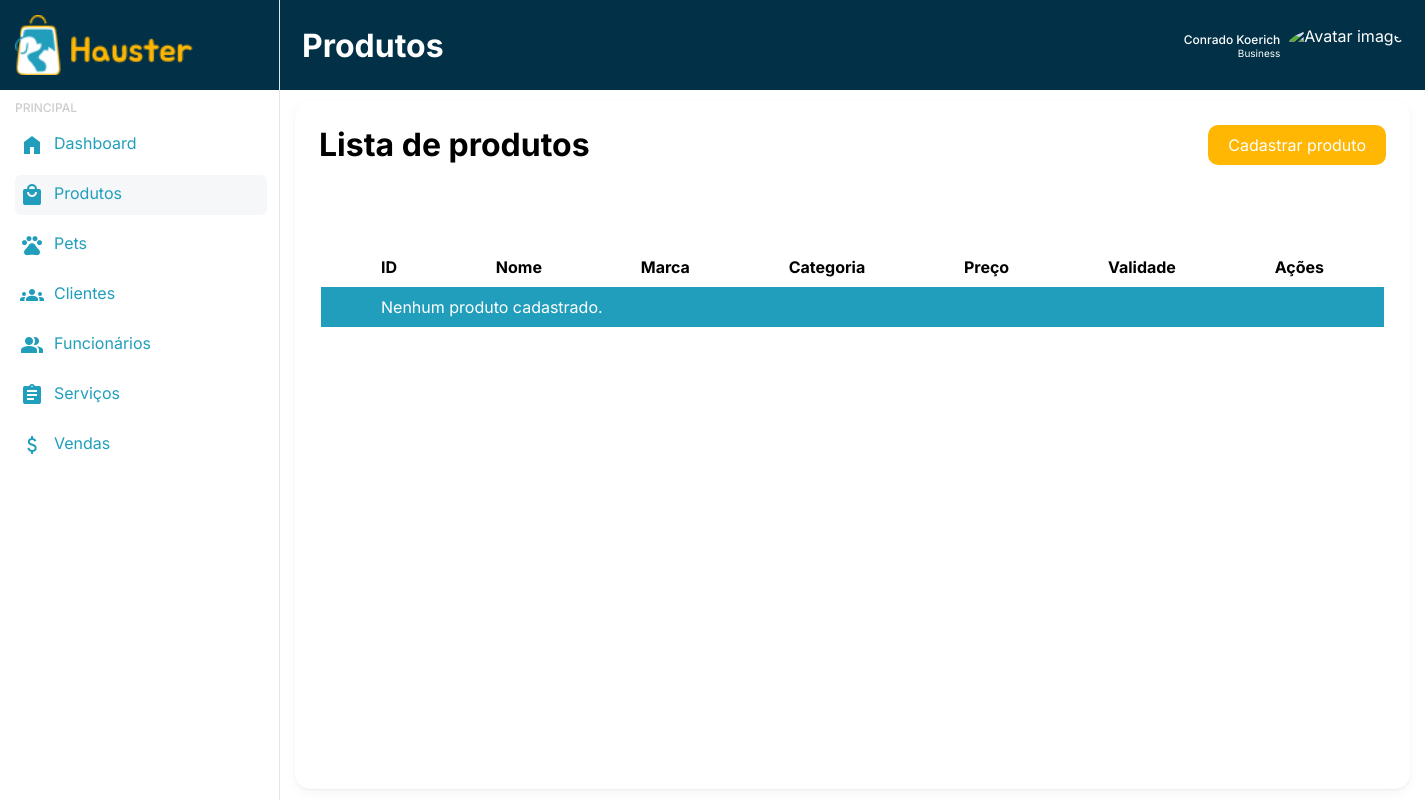
Page /dashboard/estoque/index.php on the earlier database version.
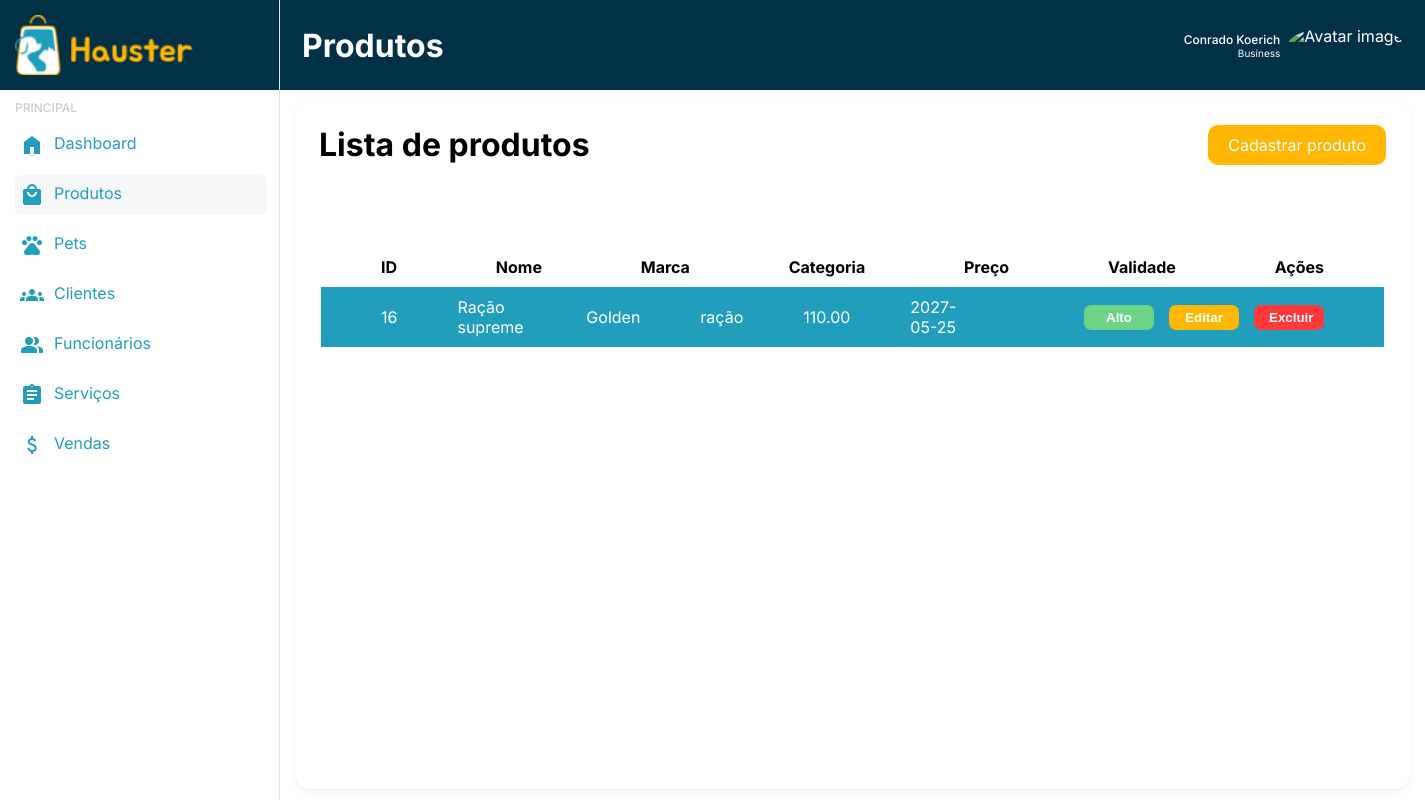
Same page on the later database version.
### tables this page shows
CREATE TABLE IF NOT EXISTS `produtos` (
  `idprodutos` int(11) NOT NULL AUTO_INCREMENT,
  `nome_prod` varchar(45) NOT NULL,
  `validade` date NOT NULL,
  `estoque` int(11) NOT NULL,
  `estoque_min` int(11) DEFAULT NULL,
  `marca` varchar(45) NOT NULL,
  `preco` decimal(10,2) NOT NULL,
  `categorias_idcategorias` int(11) NOT NULL,
  PRIMARY KEY (`idprodutos`,`categorias_idcategorias`),
  KEY `fk_produtos_categorias1_idx` (`categorias_idcategorias`),
  CONSTRAINT `fk_produtos_categorias1` FOREIGN KEY (`categorias_idcategorias`) REFERENCES `categorias` (`idcategorias`) ON DELETE NO ACTION ON UPDATE NO ACTION
);

CREATE TABLE IF NOT EXISTS `categorias` (
  `idcategorias` int(11) NOT NULL AUTO_INCREMENT,
  `nome` varchar(45) NOT NULL,
  PRIMARY KEY (`idcategorias`)
);

### dashboard/estoque/index.php (the view, shortened to what this page needs)
<?php
include 'side-bar.php';
require '../conexao.php';
$stmt = $conexao->query("SELECT * FROM produtos p, categorias c WHERE p.categorias_idcategorias = c.idcategorias ORDER BY idprodutos");
$produtos = $stmt->fetchAll();
?>
<link rel="stylesheet" href="css/estoque.css">
<main class="tabela content fundo">
    <div class="cabecalho-tabela">
        <h1 class="titulo">Lista de produtos</h1>
        <a href="cadastrar.php" class="btn-cadastrar">Cadastrar produto</a>
    </div>
    <table class="table">
        <tr class="linha">
            <th class="celulas">ID</th>
            <th class="celulas">Nome</th>
            <th class="celulas">Marca</th>
            <th class="celulas">Categoria</th>
            <th class="celulas">Preço</th>
            <th class="celulas">Validade</th>
            <th class="celulas">Ações</th>
        </tr>
        <?php if (count($produtos) > 0): ?>
            <?php foreach ($produtos as $produto): ?>
                <?php
                    $quantidade = (int) $produto['estoque'];
                    if ($quantidade > 10) {
                        $textoEstoque = 'Alto';
                        $cor_fundo = '#6CD486';
                    } elseif ($quantidade <= 3) {
                        $textoEstoque = 'Baixo';
                        $cor_fundo = '#FF6366';
                    } else {
                        $textoEstoque = 'Médio';
                        $cor_fundo = '#FFCE52';
                    }
                ?>
                <tr class="linha">
                    <td class="celulas"><?= htmlspecialchars($produto['idprodutos']) ?></td>
                    <td class="celulas"><?= htmlspecialchars($produto['nome_prod']) ?></td>
                    <td class="celulas"><?= htmlspecialchars($produto['marca']) ?></td>
                    <td class="celulas"><?= htmlspecialchars($produto['nome']) ?></td>
                    <td class="celulas"><?= htmlspecialchars($produto['preco']) ?></td>
                    <td class="celulas"><?= htmlspecialchars($produto['validade']) ?></td>
                    <td class="celulas">
                        </td>
                        <td class="acoes celulas">
                        <button style="background-color:<?=$cor_fundo?>" id="estoque">
                            <?= $textoEstoque?>
                        </button>
                        <a href="editar.php?id_prod=<?= $produto['idprodutos'] ?>&categoria=<?= $produto['nome'] ?>">
                            <button type="button" id="editar">Editar</button>
                        </a>
                        <a href="excluir.php?id_prod=<?= $produto['idprodutos'] ?>&categoria=<?= $produto['categorias_idcategorias'] ?>" onclick="return confirm('Tem certeza que deseja excluir este produto?');">
                            <button type="button" id="excluir">Excluir</button>
                        </a>
                    </td>
                </tr>
            <?php endforeach; ?>
        <?php else: ?>
            <tr class="linha">
                <td class="celulas" colspan="6">Nenhum produto cadastrado.</td>
            </tr>
        <?php endif; ?>
    </table>
</main>

### dashboard/estoque/side-bar.php (shortened to what this page needs)
<!DOCTYPE html>
<html lang="pt-BR">
<head>
    <link rel="stylesheet" href="../../css/side-bar.css" />
</head>
<body class="dashboard">
    <aside class="sidebar">
        <div class="container logo">
            <img src="../../assets/Logo-hauster.png" alt="Logo Hauster">
        </div>
        <div class="container">
            <p class="legend">Principal</p>
            <a href="../index.php"><span class="material-symbols-outlined">home</span> Dashboard</a>
            <a href="index.php" class="active"><span class="material-symbols-outlined">local_mall</span> Produtos</a>
            <a href="../pets"><span class="material-symbols-outlined">pets</span> Pets</a>
            <a href="../clientes"><span class="material-symbols-outlined">groups</span> Clientes</a>
            <a href="../funcionario"><span class="material-symbols-outlined">group</span> Funcionários</a>
            <a href="../servicos"><span class="material-symbols-outlined">assignment</span> Serviços</a>
            <a href="./"><span class="material-symbols-outlined">attach_money</span> Vendas</a>
        </div>
    </aside>
    <header class="topbar">
        <h1>Produtos</h1>
        <div class="user">
            <img src="https://i.imgur.com/vzaeaUi.png" alt="Avatar image">
            <div>
                <p class="name">Conrado Koerich</p>
                <p class="plan">Business</p>
            </div>
        </div>
    </header>

### css/side-bar.css (style rules this page uses)
:root { --branco: #ffff; --preto: #000000; --primaria-100: #B0E8FE; --primaria-200: #2CC7EC; --primaria-base: #219EBC; --primaria-400: #16778E; --primaria-500: #0C5262; --primaria-600: #042F3A; --primaria-700: #011319; --secundaria-100: #FFE9D2; --secundaria-base: #FFB703; --secundaria-300: #CE9300; --secundaria-400: #9E7000; --secundaria-500: #714F00; --secundaria-600: #473000; --secundaria-700: #211500; --cinza-100: #F0F0F0; --cinza-200: #B3B8BB; --cinza-base: #8E9294; --cinza-400: #6A6D6F; --cinza-500: #494B4C; --cinza-600: #2A2B2C; --cinza-700: #101111; --fundo: #023047; --font: "Inter"; }
* { margin: 0; padding: 0; border: none; box-sizing: border-box; }
html, body { height: 100%; font-family: "Inter", Helvetica, sans-serif; }
.material-symbols-outlined { font-variation-settings: 'FILL' 1, 'wght' 400, 'GRAD' 0, 'opsz' 24; color: var(--primaria-base); }
.dashboard { display: grid; grid-template-areas: "sidebar topbar" "sidebar content"; grid-template-columns: 280px 1fr; grid-template-rows: 90px 1fr; height: 100vh; background-color: var(--branco); }
.sidebar { grid-area: sidebar; background: white; color: var(--primaria-base); display: flex; flex-direction: column; border-right: 1px solid rgba(0, 0, 0, 0.1); }
.sidebar .container { display: flex; flex-direction: column; justify-content: left; gap: 10px; padding: 10px 15px; }
.sidebar .container.logo { background-color: var(--fundo); height: 90px; display: flex; align-items: left; justify-content: center; padding: 15px; }
.logo { border-right: 1px solid var(--fundo); }
.sidebar .container.logo img { width: min-content; height: 60px; }
.sidebar .container .legend { font-family: var(--heading); font-weight: 500; font-size: 0.75rem; text-transform: uppercase; color: rgba(0, 0, 0, 0.2) }
.topbar { grid-area: topbar; background-color: var(--fundo); color: var(--branco); display: flex; align-items: center; justify-content: space-between; padding: 15px 22px; }
.content { grid-area: content; padding: 1.5rem; }

### dashboard/estoque/css/estoque.css (style rules this page uses)
:root { --branco: #ffff; --preto: #000000; --primaria-100: #B0E8FE; --primaria-200: #2CC7EC; --primaria-base: #219EBC; --primaria-400: #16778E; --primaria-500: #0C5262; --primaria-600: #042F3A; --primaria-700: #011319; --secundaria-100: #FFE9D2; --secundaria-base: #FFB703; --secundaria-300: #CE9300; --secundaria-400: #9E7000; --secundaria-500: #714F00; --secundaria-600: #473000; --secundaria-700: #211500; --cinza-100: #F0F0F0; --cinza-200: #B3B8BB; --cinza-base: #8E9294; --cinza-400: #6A6D6F; --cinza-500: #494B4C; --cinza-600: #2A2B2C; --cinza-700: #101111; --estoque-alto: #6CD486; --estoque-medio: #FFCE52; --estoque-baixo: #FF6366; --excluir: #FF383C; --font: "Inter"; }
.fundo { background-color: var(--branco); box-shadow: 0 1px 2px rgba(0, 0, 0, 0.05), 0 4px 12px rgba(0, 0, 0, 0.04); border-radius: 15px; }
.tabela { display: flex; flex-direction: column; margin: 1% 15px 1% 15px; }
.cabecalho-tabela { display: flex; flex-direction: row; justify-content: space-between; align-items: flex-start; height: 15vh; }
.btn-cadastrar { text-decoration: none; color: var(--branco); padding: 10px 20px; background-color: var(--secundaria-base); border-radius: 10px; }
tr, th, td { display: flex; justify-content: space-between; align-items: center; padding: 5px 30px; }
tr:nth-child(even) { background-color: var(--primaria-base); color: white; }
.celulas { display: flex; justify-content: center; align-items: center; }
.acoes { display: flex; justify-content: space-between; align-items: center; gap: 15px; }
.acoes > button, .acoes > a > button { padding: 5px 15px; width: 70px; font-weight: bold; border-radius: 7px; }
#estoque { color: var(--branco); }
#editar { background-color: var(--secundaria-base); color:var(--branco); cursor: pointer; }
#excluir { background-color: var(--excluir); color:var(--branco); cursor: pointer; }

Differences in the rows shown:
added produtos: idprodutos "16", nome_prod "Ração supreme", marca "Golden", categorias_idcategorias.nome "ração", preco "110.00", validade "2027-05-25", estoque "Alto"
Other differences:
text no longer shown: "Nenhum produto cadastrado."
